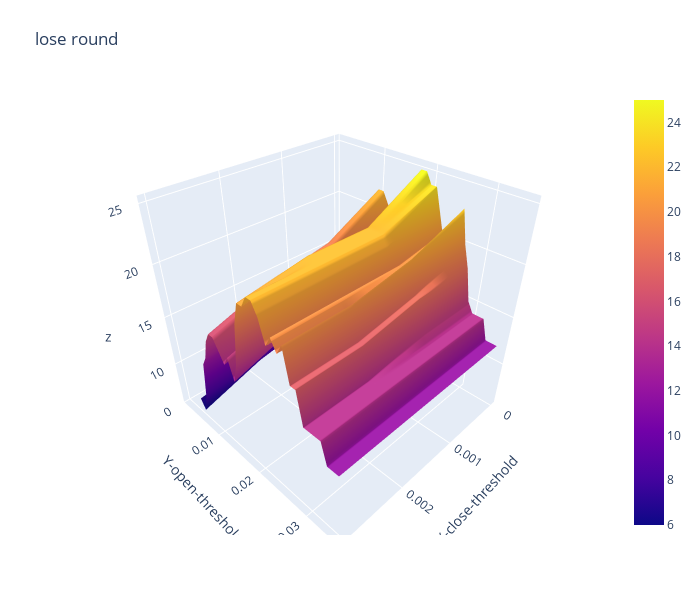

Notebook source saved alongside this figure:
### Code cell
import plotly.graph_objects as go

x_data = df_lose_round.columns.to_list() # close threshold

y_data = df_lose_round.index.to_list() # open threshold

z_data = df_lose_round.copy(deep=True) # win rate

fig = go.Figure(data=[go.Surface(z=z_data.values,x=x_data,y=y_data)])

fig.update_layout(title="lose round", # 标题
                  autosize=False,  # 尺度自动缩放
                  width=700,  # 长宽
                  height=600,
                  margin=dict(l=65,r=50,b=65,t=90),  # 4个位置的距离
                  scene=dict(xaxis_title='X-close-threshold',yaxis_title='Y-open-threshold')
                )

fig.show()

### Figure 1 — Plotly figure (JSON) as saved in the notebook; plotly's stock layout.template omitted (floating-point values rounded to 4 significant figures; data arrays with more than 128 entries replaced by an {"elided": "..."} marker saying what was removed)
{"data": [{"type": "surface", "x": [0, 0.001, 0.002, 0.003], "y": [0.001, 0.002, 0.003, 0.004, 0.005, 0.006, 0.007, 0.008, 0.009, 0.01, 0.011, 0.012, 0.013, 0.014, 0.015, 0.016, 0.017, 0.018, 0.019, 0.02, 0.021, 0.022, 0.023, 0.024, 0.025, 0.026, 0.027, 0.028, 0.029, 0.03, 0.031, 0.032, 0.033, 0.034, 0.035], "z": {"elided": "35x4 int values"}}], "layout": {"autosize": false, "height": 600, "margin": {"b": 65, "l": 65, "r": 50, "t": 90}, "scene": {"xaxis": {"title": {"text": "X-close-threshold"}}, "yaxis": {"title": {"text": "Y-open-threshold"}}}, "title": {"text": "lose round"}, "width": 700}}
